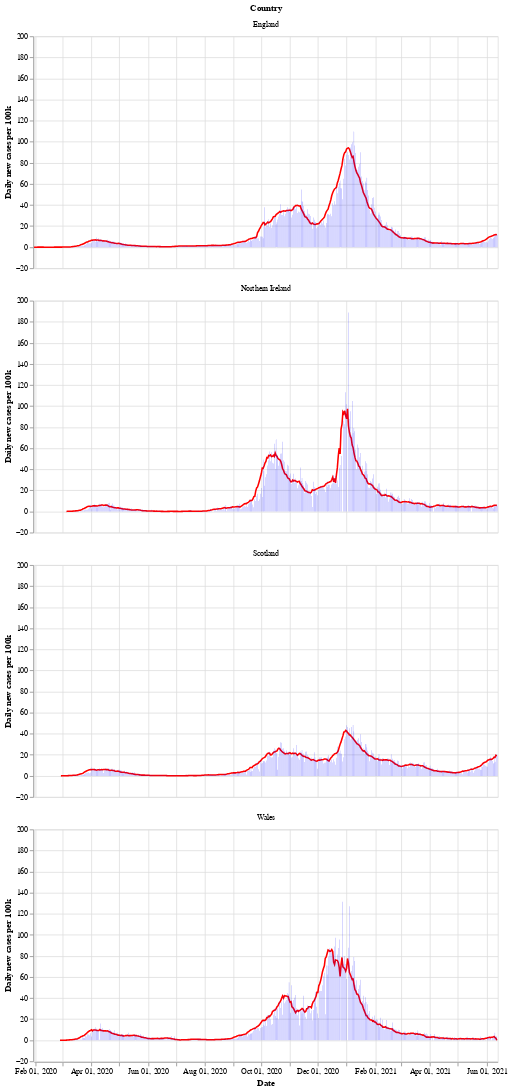

Here is the notebook cell this chart was saved with:
### Markdown cell above
Next is a bar chart of the number of new cases in each country (per 100k population), with the 7 day moving average of cases. Again we see that Wales saw a longer period of raising and falling cases compared to the other countries.

After a period of cases falling, each nation is now seeing a rise in the number of cases - especially in Wales.

### Code cell
# collapse
bars = alt.Chart(uk_cases).mark_bar().encode(
    x=alt.X("yearmonthdate(date):T", axis=alt.Axis(title='Date')),
    y=alt.Y("newCasesRate:Q", axis=alt.Axis(title='Daily new cases per 100k')),
    tooltip='newCasesRate',
    color=alt.condition(
        alt.datum.dailyChange > 0,
        alt.value("orange"),  # The positive color
        alt.value("blue")  # The negative color
    )
).properties(title='New cases per 100k population with rolling 7 day average', width=600).interactive()
line = alt.Chart(uk_cases).mark_line(
    color='red',
    size=2,
).transform_window(
    rolling_mean='mean(newCasesRate)',
    frame=[0, 7],
    groupby=['areaName']
).encode(
    x='yearmonthdate(date):T',
    y='rolling_mean:Q'
)
alt.layer(line, bars, data=uk_cases).facet(alt.Row('areaName', title='Country'), columns=1)

### Figure 1 — Vega-Lite specification as saved in the notebook (floating-point values rounded to 4 significant figures; data arrays with more than 128 entries replaced by an {"elided": "..."} marker saying what was removed)
{"config": {"view": {"continuousWidth": 400, "continuousHeight": 300}}, "data": {"name": "data-8a864b1e087dd31515ed717cb0967b25"}, "facet": {"type": "nominal", "field": "areaName", "title": "Country"}, "spec": {"layer": [{"mark": {"type": "line", "color": "red", "size": 2}, "encoding": {"x": {"type": "temporal", "field": "date", "timeUnit": "yearmonthdate"}, "y": {"type": "quantitative", "field": "rolling_mean"}}, "transform": [{"window": [{"op": "mean", "field": "newCasesRate", "as": "rolling_mean"}], "frame": [0, 7], "groupby": ["areaName"]}]}, {"mark": "bar", "encoding": {"color": {"condition": {"value": "orange", "test": "(datum.dailyChange > 0)"}, "value": "blue"}, "tooltip": {"type": "quantitative", "field": "newCasesRate"}, "x": {"type": "temporal", "axis": {"title": "Date"}, "field": "date", "timeUnit": "yearmonthdate"}, "y": {"type": "quantitative", "axis": {"title": "Daily new cases per 100k"}, "field": "newCasesRate"}}, "selection": {"selector002": {"type": "interval", "bind": "scales", "encodings": ["x", "y"]}}, "title": "New cases per 100k population with rolling 7 day average", "width": 600}]}, "columns": 1, "$schema": "https://vega.github.io/schema/vega-lite/v4.8.1.json", "datasets": {"data-8a864b1e087dd31515ed717cb0967b25": {"elided": "1908 records"}}}
